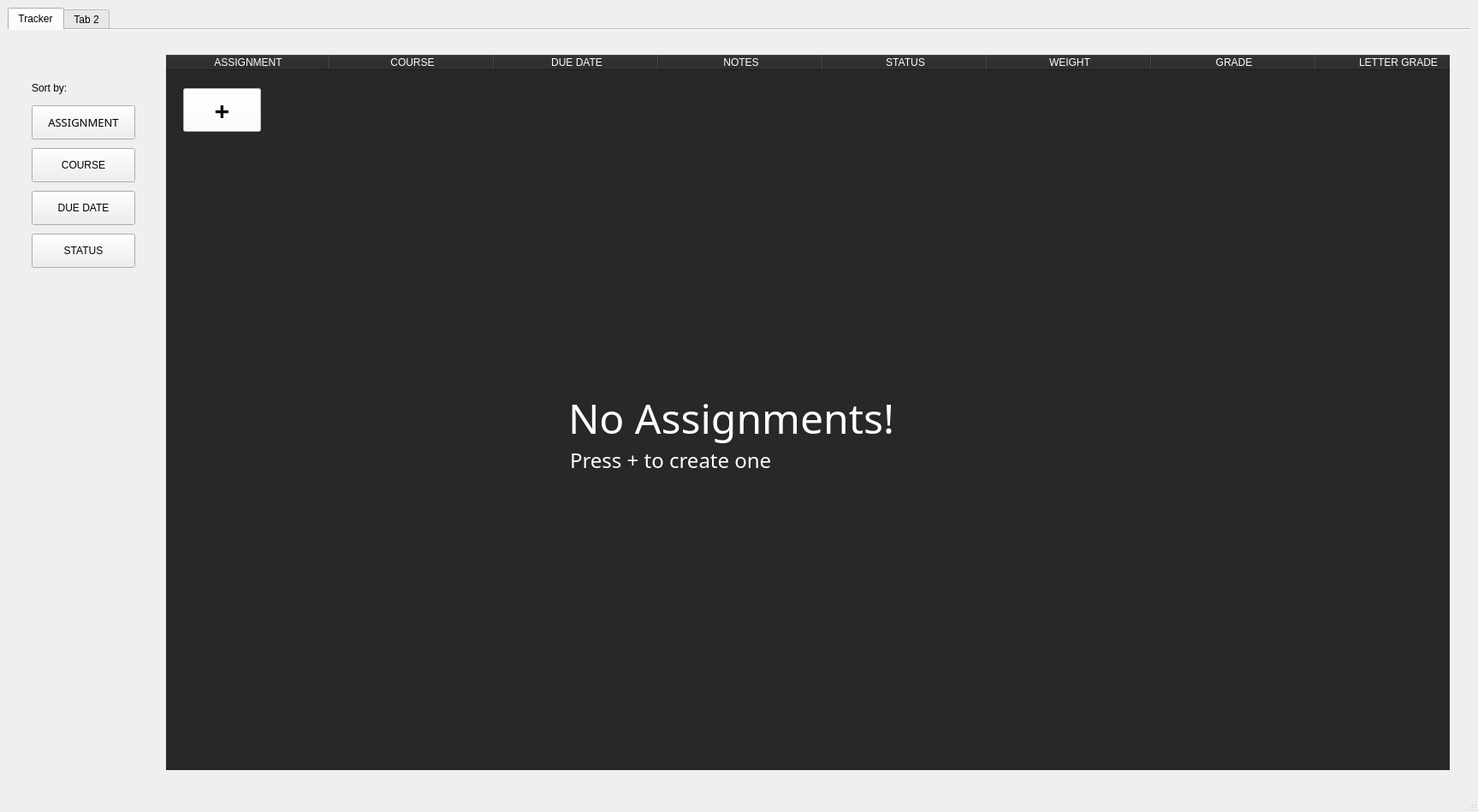
<?xml version="1.0" encoding="UTF-8"?>
<ui version="4.0">
 <class>AssignmentTracker</class>
 <widget class="QMainWindow" name="AssignmentTracker">
  <property name="geometry">
   <rect>
    <x>0</x>
    <y>0</y>
    <width>1727</width>
    <height>949</height>
   </rect>
  </property>
  <property name="windowTitle">
   <string>Assignment Tracker</string>
  </property>
  <property name="styleSheet">
   <string notr="true"/>
  </property>
  <property name="animated">
   <bool>true</bool>
  </property>
  <widget class="QWidget" name="centralwidget">
   <layout class="QHBoxLayout" name="horizontalLayout">
    <item>
     <widget class="QTabWidget" name="tabWidget">
      <property name="autoFillBackground">
       <bool>false</bool>
      </property>
      <property name="styleSheet">
       <string notr="true">border-right-color: rgb(0, 0, 0);
alternate-background-color: rgb(0, 0, 0);
gridline-color: rgb(0, 0, 0);
selection-color: rgb(0, 0, 0);
selection-background-color: rgb(0, 0, 0);</string>
      </property>
      <property name="tabPosition">
       <enum>QTabWidget::North</enum>
      </property>
      <property name="tabShape">
       <enum>QTabWidget::Rounded</enum>
      </property>
      <property name="currentIndex">
       <number>0</number>
      </property>
      <property name="elideMode">
       <enum>Qt::ElideNone</enum>
      </property>
      <property name="documentMode">
       <bool>true</bool>
      </property>
      <property name="movable">
       <bool>false</bool>
      </property>
      <property name="tabBarAutoHide">
       <bool>false</bool>
      </property>
      <widget class="QWidget" name="trackerTab">
       <attribute name="title">
        <string>Tracker</string>
       </attribute>
       <layout class="QHBoxLayout" name="horizontalLayout_4">
        <item>
         <widget class="QFrame" name="frame_4">
          <property name="frameShape">
           <enum>QFrame::NoFrame</enum>
          </property>
          <property name="frameShadow">
           <enum>QFrame::Raised</enum>
          </property>
          <property name="lineWidth">
           <number>0</number>
          </property>
          <layout class="QHBoxLayout" name="horizontalLayout_5">
           <item>
            <widget class="QFrame" name="frame_5">
             <property name="sizePolicy">
              <sizepolicy hsizetype="Expanding" vsizetype="Minimum">
               <horstretch>0</horstretch>
               <verstretch>0</verstretch>
              </sizepolicy>
             </property>
             <property name="minimumSize">
              <size>
               <width>145</width>
               <height>0</height>
              </size>
             </property>
             <property name="maximumSize">
              <size>
               <width>200</width>
               <height>16777215</height>
              </size>
             </property>
             <property name="frameShape">
              <enum>QFrame::NoFrame</enum>
             </property>
             <property name="frameShadow">
              <enum>QFrame::Raised</enum>
             </property>
             <property name="lineWidth">
              <number>0</number>
             </property>
             <widget class="QPushButton" name="statusButton">
              <property name="geometry">
               <rect>
                <x>10</x>
                <y>220</y>
                <width>121</width>
                <height>40</height>
               </rect>
              </property>
              <property name="text">
               <string>STATUS</string>
              </property>
             </widget>
             <widget class="QPushButton" name="courseButton">
              <property name="geometry">
               <rect>
                <x>10</x>
                <y>120</y>
                <width>121</width>
                <height>40</height>
               </rect>
              </property>
              <property name="text">
               <string>COURSE</string>
              </property>
             </widget>
             <widget class="QPushButton" name="assignmentButton">
              <property name="geometry">
               <rect>
                <x>10</x>
                <y>70</y>
                <width>121</width>
                <height>40</height>
               </rect>
              </property>
              <property name="font">
               <font>
                <family>Montserrat Medium</family>
                <pointsize>10</pointsize>
                <italic>false</italic>
                <bold>false</bold>
               </font>
              </property>
              <property name="text">
               <string>ASSIGNMENT</string>
              </property>
             </widget>
             <widget class="QLabel" name="sortLabel">
              <property name="geometry">
               <rect>
                <x>10</x>
                <y>40</y>
                <width>49</width>
                <height>20</height>
               </rect>
              </property>
              <property name="text">
               <string>Sort by:</string>
              </property>
             </widget>
             <widget class="QPushButton" name="dateButton">
              <property name="geometry">
               <rect>
                <x>10</x>
                <y>170</y>
                <width>121</width>
                <height>40</height>
               </rect>
              </property>
              <property name="text">
               <string>DUE DATE</string>
              </property>
             </widget>
            </widget>
           </item>
           <item alignment="Qt::AlignRight">
            <widget class="QFrame" name="frame_6">
             <property name="sizePolicy">
              <sizepolicy hsizetype="Expanding" vsizetype="Expanding">
               <horstretch>0</horstretch>
               <verstretch>0</verstretch>
              </sizepolicy>
             </property>
             <property name="minimumSize">
              <size>
               <width>1500</width>
               <height>822</height>
              </size>
             </property>
             <property name="maximumSize">
              <size>
               <width>1800</width>
               <height>16777215</height>
              </size>
             </property>
             <property name="frameShape">
              <enum>QFrame::NoFrame</enum>
             </property>
             <property name="frameShadow">
              <enum>QFrame::Raised</enum>
             </property>
             <property name="lineWidth">
              <number>0</number>
             </property>
             <widget class="QTableWidget" name="tableWidget">
              <property name="geometry">
               <rect>
                <x>0</x>
                <y>11</y>
                <width>1511</width>
                <height>1000</height>
               </rect>
              </property>
              <property name="sizePolicy">
               <sizepolicy hsizetype="Expanding" vsizetype="Expanding">
                <horstretch>0</horstretch>
                <verstretch>0</verstretch>
               </sizepolicy>
              </property>
              <property name="minimumSize">
               <size>
                <width>0</width>
                <height>1000</height>
               </size>
              </property>
              <property name="font">
               <font>
                <family>Montserrat Medium</family>
                <pointsize>11</pointsize>
                <italic>false</italic>
                <bold>false</bold>
               </font>
              </property>
              <property name="acceptDrops">
               <bool>true</bool>
              </property>
              <property name="styleSheet">
               <string notr="true">background-color: rgb(40, 40, 40);
color: rgb(255, 255, 255);
alternate-background-color: rgb(255, 255, 255);
gridline-color: rgb(30, 30, 30);
selection-background-color: rgb(93, 93, 93);</string>
              </property>
              <property name="frameShape">
               <enum>QFrame::NoFrame</enum>
              </property>
              <property name="lineWidth">
               <number>0</number>
              </property>
              <property name="verticalScrollBarPolicy">
               <enum>Qt::ScrollBarAsNeeded</enum>
              </property>
              <property name="horizontalScrollBarPolicy">
               <enum>Qt::ScrollBarAlwaysOff</enum>
              </property>
              <property name="sizeAdjustPolicy">
               <enum>QAbstractScrollArea::AdjustToContentsOnFirstShow</enum>
              </property>
              <property name="autoScroll">
               <bool>false</bool>
              </property>
              <property name="showDropIndicator" stdset="0">
               <bool>true</bool>
              </property>
              <property name="dragEnabled">
               <bool>true</bool>
              </property>
              <property name="dragDropMode">
               <enum>QAbstractItemView::DragDrop</enum>
              </property>
              <property name="defaultDropAction">
               <enum>Qt::MoveAction</enum>
              </property>
              <property name="alternatingRowColors">
               <bool>false</bool>
              </property>
              <property name="verticalScrollMode">
               <enum>QAbstractItemView::ScrollPerPixel</enum>
              </property>
              <property name="horizontalScrollMode">
               <enum>QAbstractItemView::ScrollPerItem</enum>
              </property>
              <property name="showGrid">
               <bool>true</bool>
              </property>
              <property name="gridStyle">
               <enum>Qt::SolidLine</enum>
              </property>
              <property name="sortingEnabled">
               <bool>false</bool>
              </property>
              <property name="cornerButtonEnabled">
               <bool>false</bool>
              </property>
              <attribute name="horizontalHeaderCascadingSectionResizes">
               <bool>false</bool>
              </attribute>
              <attribute name="horizontalHeaderMinimumSectionSize">
               <number>50</number>
              </attribute>
              <attribute name="horizontalHeaderDefaultSectionSize">
               <number>192</number>
              </attribute>
              <attribute name="horizontalHeaderStretchLastSection">
               <bool>true</bool>
              </attribute>
              <attribute name="verticalHeaderVisible">
               <bool>false</bool>
              </attribute>
              <attribute name="verticalHeaderCascadingSectionResizes">
               <bool>false</bool>
              </attribute>
              <attribute name="verticalHeaderMinimumSectionSize">
               <number>33</number>
              </attribute>
              <attribute name="verticalHeaderDefaultSectionSize">
               <number>33</number>
              </attribute>
              <attribute name="verticalHeaderHighlightSections">
               <bool>true</bool>
              </attribute>
              <attribute name="verticalHeaderShowSortIndicator" stdset="0">
               <bool>true</bool>
              </attribute>
              <attribute name="verticalHeaderStretchLastSection">
               <bool>false</bool>
              </attribute>
              <column>
               <property name="text">
                <string>ASSIGNMENT</string>
               </property>
               <property name="font">
                <font>
                 <bold>false</bold>
                </font>
               </property>
              </column>
              <column>
               <property name="text">
                <string>COURSE</string>
               </property>
              </column>
              <column>
               <property name="text">
                <string>DUE DATE</string>
               </property>
              </column>
              <column>
               <property name="text">
                <string>NOTES</string>
               </property>
              </column>
              <column>
               <property name="text">
                <string>STATUS</string>
               </property>
              </column>
              <column>
               <property name="text">
                <string>WEIGHT</string>
               </property>
              </column>
              <column>
               <property name="text">
                <string>GRADE</string>
               </property>
              </column>
              <column>
               <property name="text">
                <string>LETTER GRADE</string>
               </property>
              </column>
             </widget>
             <widget class="QPushButton" name="addCourse">
              <property name="geometry">
               <rect>
                <x>20</x>
                <y>50</y>
                <width>91</width>
                <height>51</height>
               </rect>
              </property>
              <property name="font">
               <font>
                <family>Montserrat Light</family>
                <pointsize>23</pointsize>
                <italic>false</italic>
                <bold>true</bold>
               </font>
              </property>
              <property name="styleSheet">
               <string notr="true">font: 900 23pt &quot;Montserrat Light&quot;;
background-color: rgb(255, 255, 255);
color: rgb(0, 0, 0)</string>
              </property>
              <property name="text">
               <string>+</string>
              </property>
             </widget>
             <widget class="QLabel" name="noAssignmentText">
              <property name="geometry">
               <rect>
                <x>470</x>
                <y>400</y>
                <width>451</width>
                <height>71</height>
               </rect>
              </property>
              <property name="font">
               <font>
                <family>Montserrat Medium</family>
               </font>
              </property>
              <property name="mouseTracking">
               <bool>true</bool>
              </property>
              <property name="text">
               <string>&lt;html&gt;&lt;head/&gt;&lt;body&gt;&lt;p&gt;&lt;span style=&quot; font-size:36pt; color:#ffffff;&quot;&gt;No Assignments!&lt;/span&gt;&lt;/p&gt;&lt;/body&gt;&lt;/html&gt;</string>
              </property>
              <property name="indent">
               <number>0</number>
              </property>
              <property name="textInteractionFlags">
               <set>Qt::NoTextInteraction</set>
              </property>
             </widget>
             <widget class="QLabel" name="newAssignmentText">
              <property name="geometry">
               <rect>
                <x>470</x>
                <y>460</y>
                <width>311</width>
                <height>51</height>
               </rect>
              </property>
              <property name="font">
               <font>
                <family>Montserrat Light</family>
               </font>
              </property>
              <property name="mouseTracking">
               <bool>true</bool>
              </property>
              <property name="text">
               <string>&lt;html&gt;&lt;head/&gt;&lt;body&gt;&lt;p&gt;&lt;span style=&quot; font-size:18pt; color:#ffffff;&quot;&gt;Press + to create one&lt;/span&gt;&lt;/p&gt;&lt;/body&gt;&lt;/html&gt;</string>
              </property>
              <property name="indent">
               <number>2</number>
              </property>
              <property name="textInteractionFlags">
               <set>Qt::NoTextInteraction</set>
              </property>
             </widget>
            </widget>
           </item>
           <item>
            <widget class="QFrame" name="frame">
             <property name="maximumSize">
              <size>
               <width>50</width>
               <height>16777215</height>
              </size>
             </property>
             <property name="frameShape">
              <enum>QFrame::NoFrame</enum>
             </property>
             <property name="frameShadow">
              <enum>QFrame::Raised</enum>
             </property>
             <property name="lineWidth">
              <number>0</number>
             </property>
            </widget>
           </item>
          </layout>
         </widget>
        </item>
       </layout>
      </widget>
      <widget class="QWidget" name="tab_2">
       <attribute name="title">
        <string>Tab 2</string>
       </attribute>
      </widget>
     </widget>
    </item>
   </layout>
  </widget>
  <widget class="QMenuBar" name="menubar">
   <property name="geometry">
    <rect>
     <x>0</x>
     <y>0</y>
     <width>1727</width>
     <height>22</height>
    </rect>
   </property>
  </widget>
  <widget class="QStatusBar" name="statusbar"/>
 </widget>
 <resources/>
 <connections/>
</ui>
